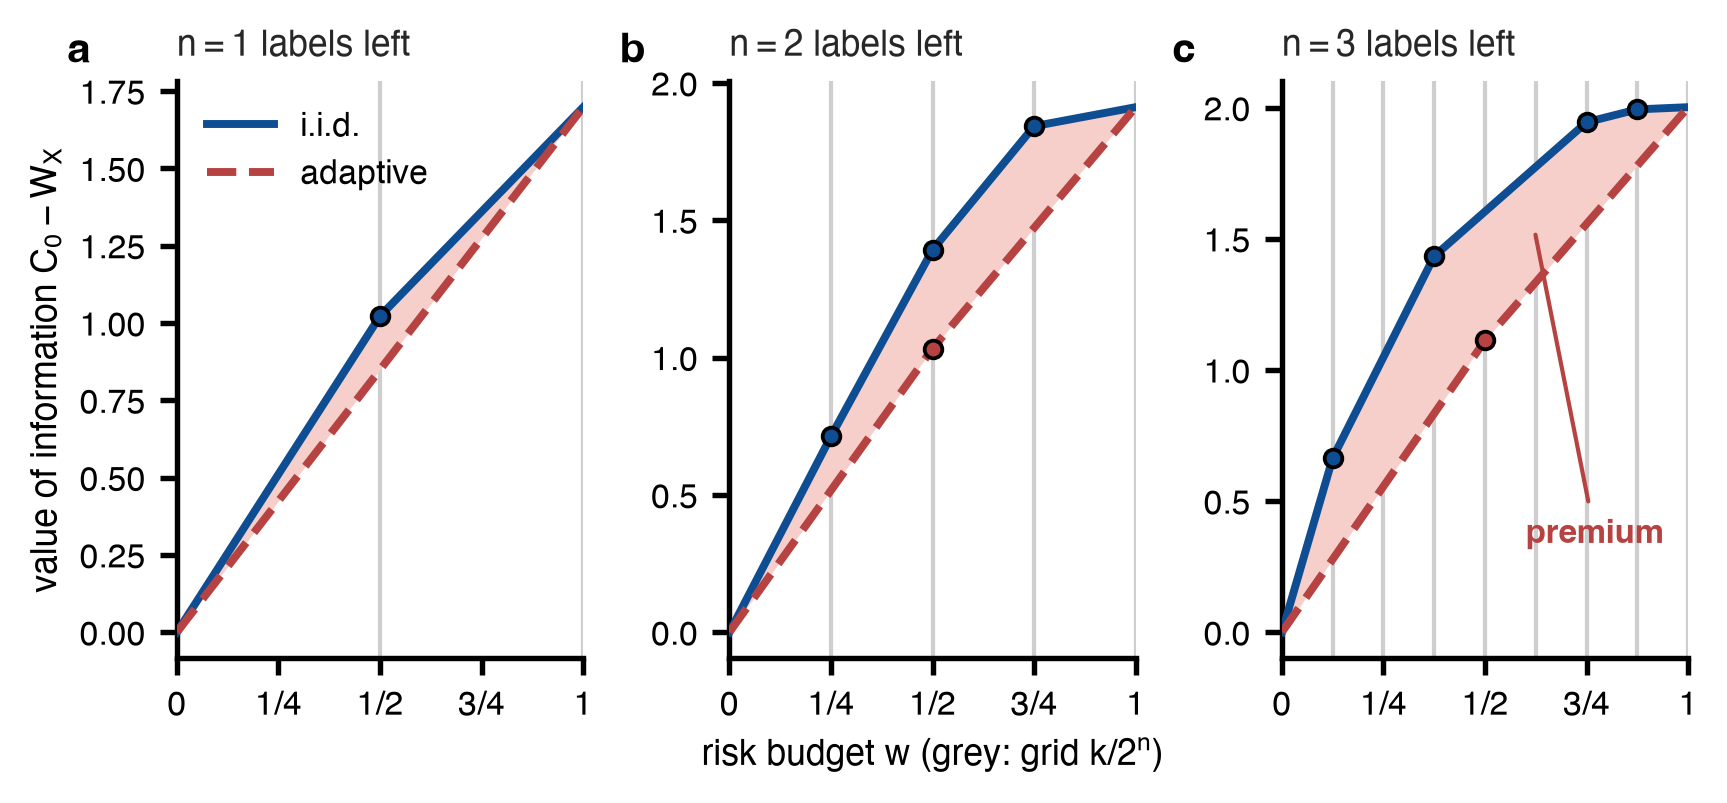

Generate this figure with Python:
"""Figure 4: the value W_X(1, beta_1, n, w) is piecewise linear in the risk budget w with breakpoints on {k/2^n}.

Computed with the lattice solver (src/shiftlab/paper4/risk_budget_dp_fast.py, lattice_exact=True) on one small cell:
T = 6, B = 3, transition 19/20 in both directions, emission e = 1/50, alpha = 1/10 (so N = 10 * 2^3 = 80 risk steps),
n_beta = 401, c = k = 0. The y-axis is the value of information C0 - W (cost saved against never promoting).
Asserts: every kink of every plotted curve lies on the dyadic grid {k/2^n}.
"""
import sys
from pathlib import Path

import numpy as np

sys.path.insert(0, str(Path(__file__).resolve().parent))
import matplotlib.pyplot as plt
from style import PALETTE as P, WIDTH, apply_style, panel_label, save

import lattice_data as LD

res, N, C0 = LD.get()
B = LD.B
w = np.arange(N + 1) / N

apply_style(8.5, axes_linewidth=1.3)  # design-theory rcParams (axes 2.5, font 16) at half scale for single-column width
fig, axes = plt.subplots(1, 3, figsize=(WIDTH, 2.5), sharex=True, gridspec_kw=dict(wspace=0.36))
nb = {}
for ax, n in zip(axes, range(1, B + 1)):
    for k in range(2 ** n + 1):
        ax.axvline(k / 2 ** n, color=P["neutral"], lw=1.0, zorder=0)
    vi, vc = C0 - res["iid"][1][n], C0 - res["causal"][1][n]
    ax.fill_between(w, vc, vi, color=P["red_1"], lw=0, zorder=1, label="premium")
    for mode, col, ls, v in (("iid", P["blue_main"], "-", vi), ("causal", P["red_strong"], "--", vc)):
        ax.plot(w, v, color=col, ls=ls, lw=1.9, zorder=3, label="i.i.d." if mode == "iid" else "adaptive")
        j = LD.kinks(res[mode][1][n])
        pts = j / N
        # every kink must sit on the dyadic grid {k / 2^n}
        assert np.all(np.abs(pts * 2 ** n - np.round(pts * 2 ** n)) < 1e-9), (mode, n, pts)
        nb[(mode, n)] = pts
        ax.scatter(pts, v[j], s=18, color=col, zorder=4, edgecolor="black", lw=0.9)
    assert len(nb[("iid", n)]) >= 1
    ax.set_xticks([k / 2 ** n for k in range(2 ** n + 1)] if n < 3 else [0, 0.25, 0.5, 0.75, 1])
    ax.set_xticklabels([f"{k}/{2 ** n}" if 0 < k < 2 ** n else str(k // 2 ** n) for k in range(2 ** n + 1)]
                       if n < 3 else ["0", "1/4", "1/2", "3/4", "1"])
    ax.set_title(f"$n={n}$ labels left", loc="left", fontsize=8.5, color=P["dark"])
    ax.set_xlim(0, 1)
    panel_label(ax, "abc"[n - 1], dx=-0.27, dy=1.02)
axes[0].set_ylabel("value of information $C_0-W_X$")
axes[1].set_xlabel("risk budget $w$ (grey: grid $k/2^n$)")
h, l = axes[0].get_legend_handles_labels()
order = [l.index("i.i.d."), l.index("adaptive")]
axes[0].legend([h[i] for i in order], [l[i] for i in order], loc="upper left", fontsize=8, handlelength=2.0)
axes[2].annotate("premium", xy=(0.62, float(np.interp(0.62, w, (C0 - res["iid"][1][3] + C0 - res["causal"][1][3]) / 2))),
                 xytext=(0.6, 0.2), textcoords="axes fraction", fontsize=8, color=P["red_strong"], fontweight="bold",
                 arrowprops=dict(arrowstyle="-", lw=1.0, color=P["red_strong"]))
save(fig, "lattice")
print({k: [round(x, 4) for x in v] for k, v in nb.items()})
print("wrote fig_lattice")
